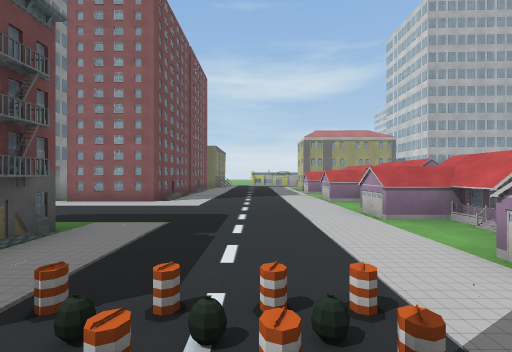
[1] (above)

24 first-person views from a walk through a Unity game level. The camera is 1.3 m above the floor, looks level and sees 90° across. The floor is counted in squares, 2 m on a side. Each view is taken from the middle of a square. On the plan, view 1 faces up. The plan holds only what a view shows up to about 9 squares ahead; the rest is blank. The place goes on beyond the plan. Some surface patterns are stand-ins.

[2]
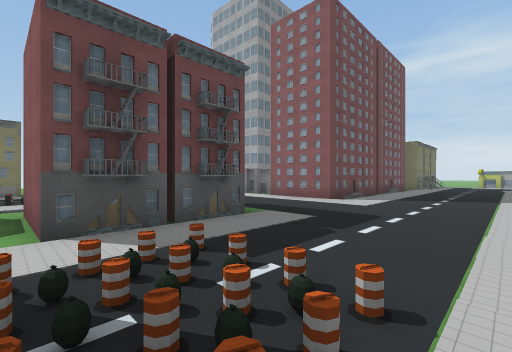

[3]
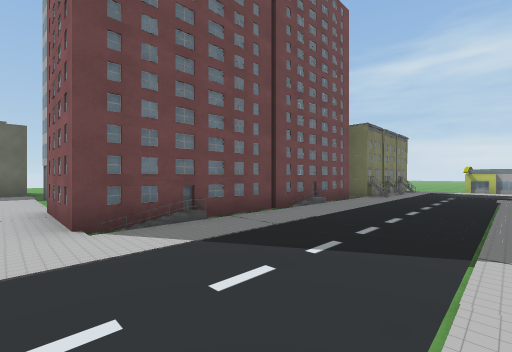

[4]
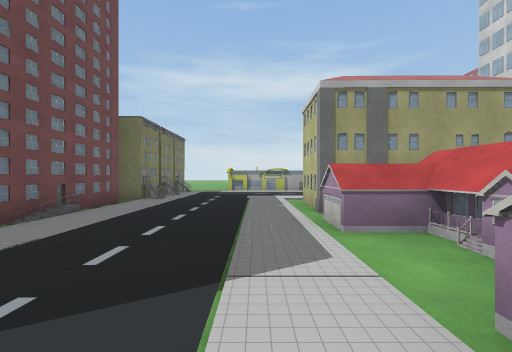

[5]
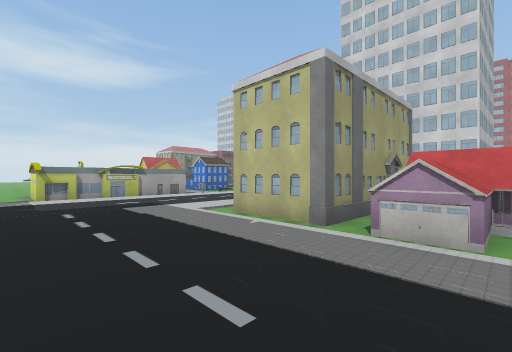

[6]
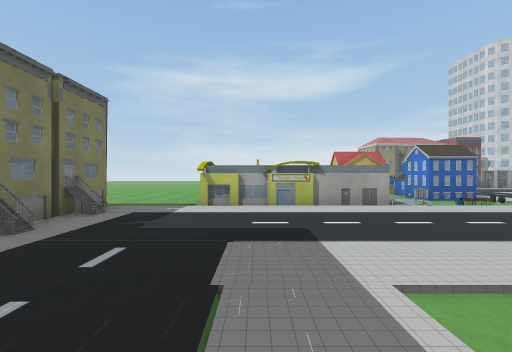

[7]
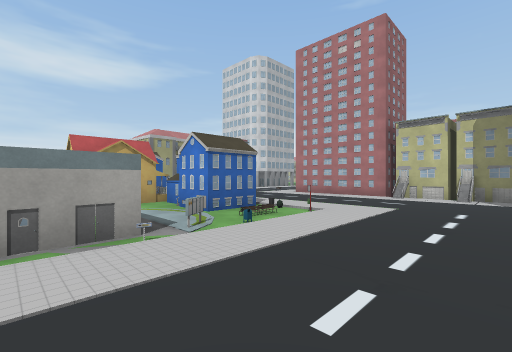

[8]
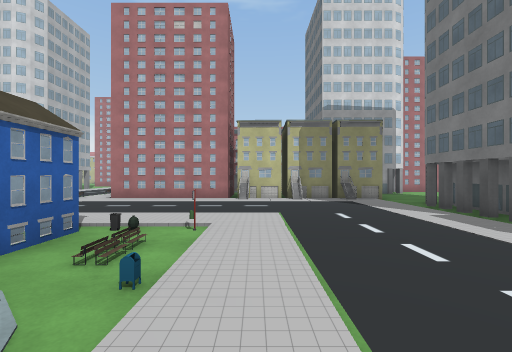

[9]
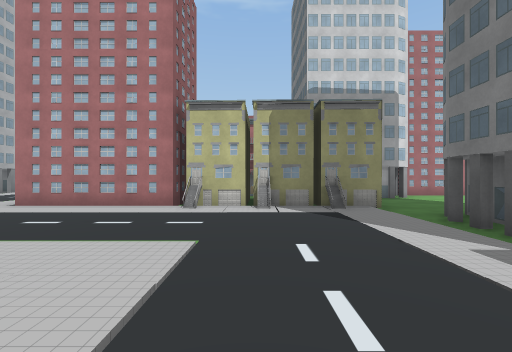

[10]
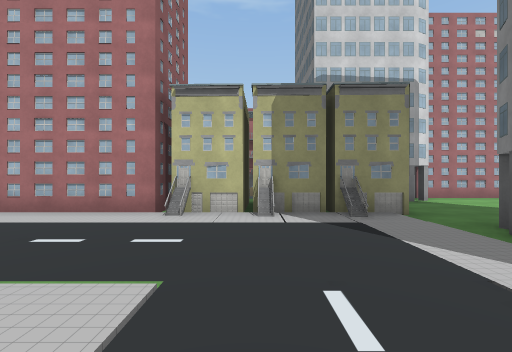

[11]
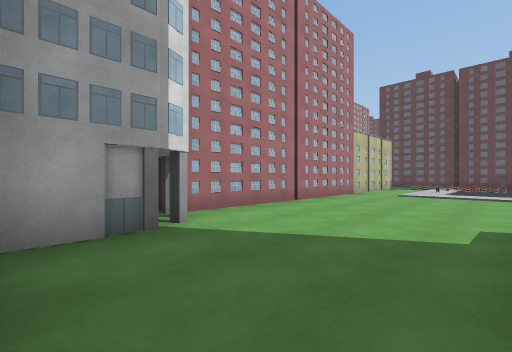

[12]
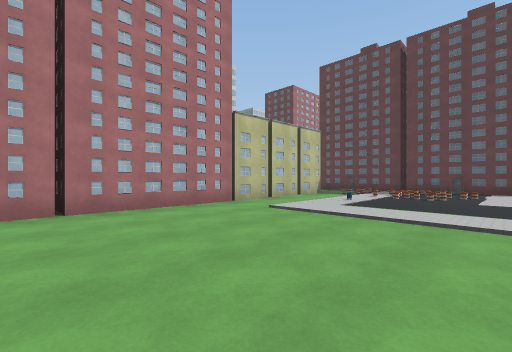

[13]
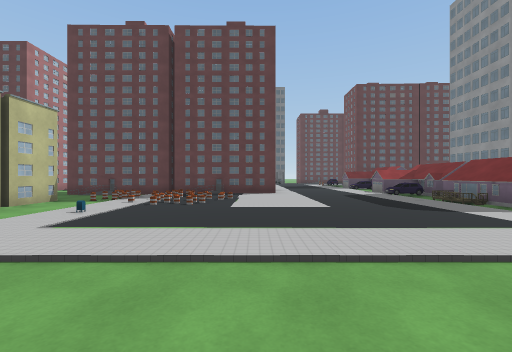

[14]
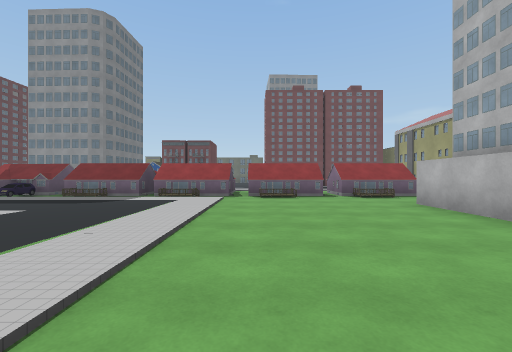

[15]
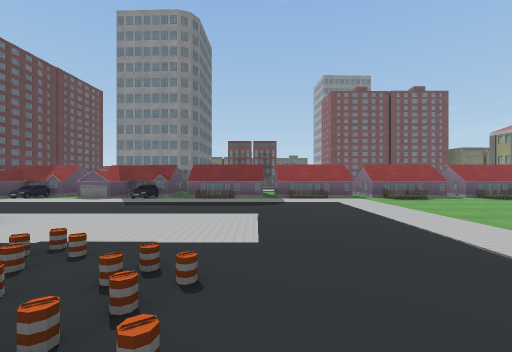

[16]
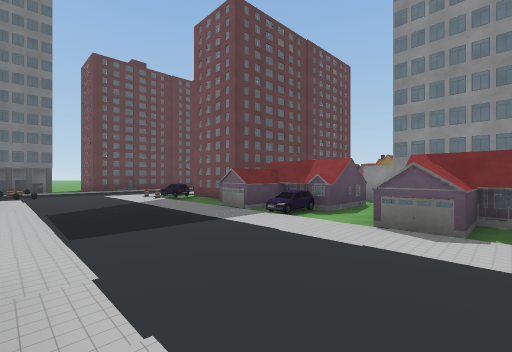

[17]
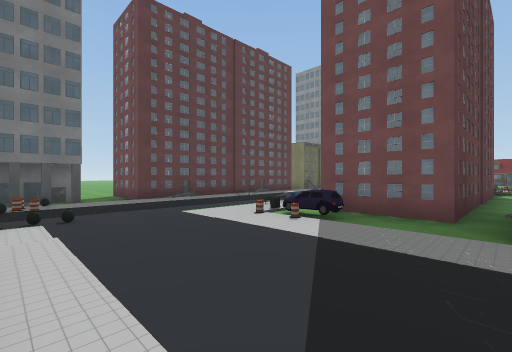

[18]
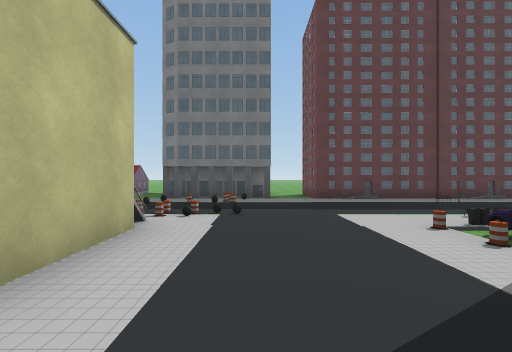

[19]
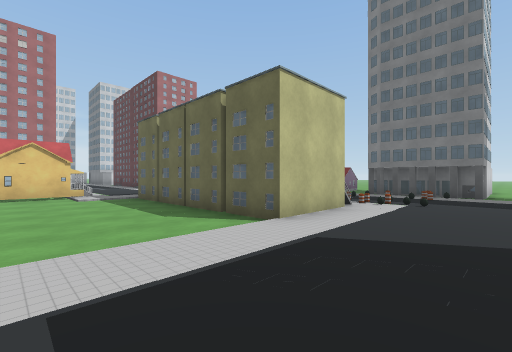

[20]
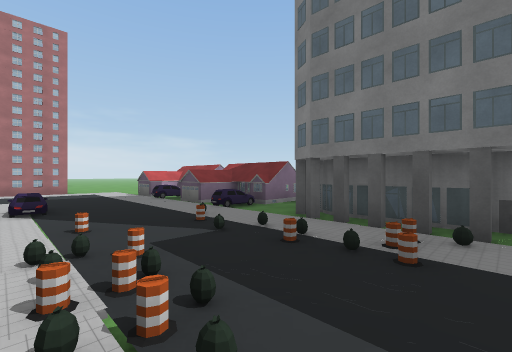

[21]
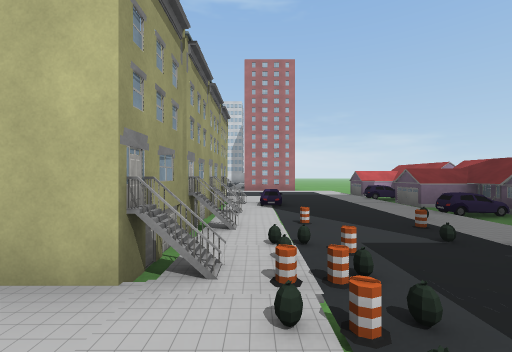

[22]
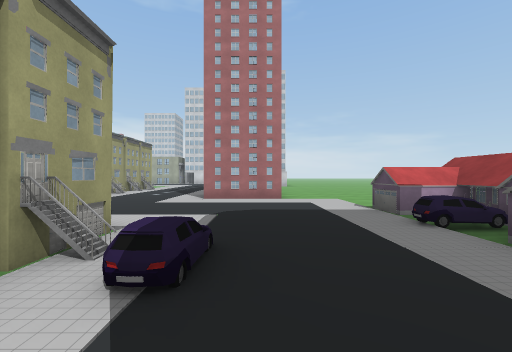

[23]
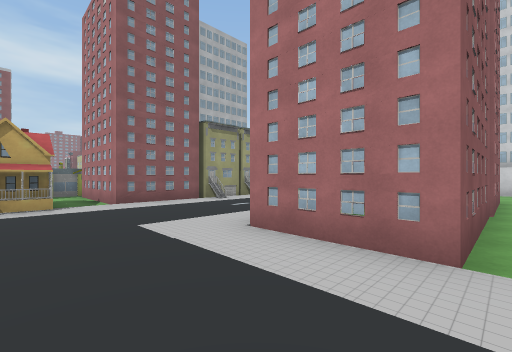

[24]
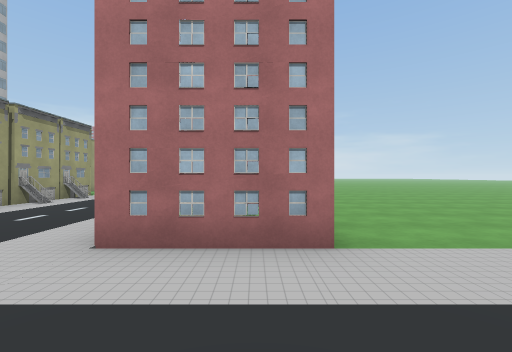

### Floor plan
Key: @ floor where view 1 was taken; # wall or solid block; x gap in a wall; . floor; / step, stairs or slope; = window, fence, low wall or low ledge; ^ raised ledge; B building; O other object.
Columns run from 5 left of view 1 to 30 right of it. Each row starts with its distance up from view 1.
 21   ...^    .B#....#
 20   ...^    ./.....##
 19    ..^^^^^=/O....B#
 18    O............/O#
 17    ............./O##B
 16    O............/## BBB
 15    O....     .../O BBB
 14   ......#    BBB...B
 13   #.....#   B BB...B
 12   #.....### B   ....B#
 11   #....^ #. BB  ....##
 10   #....#^#/.BBBB....#
  9   #.....^x/.........#
  8 ###....   ..........###
  7 ##B......//.........#
  6 ........  /.........#
  5  ......^ #..........# B
  4  ......^^#/.......... O
  3   B.....^x/......./.. O
  2   #....^ #...........
  1   #B//.  #/.....///..
  0   ../@.  x/.....////.
 -1          #O......// ..
 -2       B  #.....#B###B#x^^
 -3       B  #^....        .#
 -4       B .......        .#
 -5       B.##O...........#.#
 -6          #^...........#.#######
 -7      ... #^...........B.....=.
 -8       B###.....O#OO##.........
 -9          #O....##   #.......
-10          #O....####O#...
-11          .....//...O.....#         B
-12        .......//........B#         B
-13        .O....././/.................B
-14       ..B...../...............     B
-15      ###B###.BBBB.O^O.#.........
-16         B  #.B   .^^^^^. .......

Positions as (right, up) in squares from view 1, and headings:
1: (0, 0), facing up
2: (1, 0), facing up-left
3: (1, 6), facing up-left
4: (1, 7), facing up
5: (-1, 10), facing up-right
6: (1, 13), facing up
7: (3, 16), facing up-right
8: (4, 18), facing right
9: (6, 17), facing right
10: (7, 17), facing right
11: (11, 14), facing down-right
12: (10, 9), facing down-right
13: (10, 7), facing down
14: (13, 6), facing left
15: (13, 2), facing left
16: (9, -2), facing down-left
17: (9, -7), facing down-left
18: (8, -7), facing down
19: (7, -5), facing down-right
20: (8, -11), facing down-right
21: (8, -11), facing right
22: (12, -12), facing right
23: (17, -13), facing up-right
24: (17, -12), facing right
